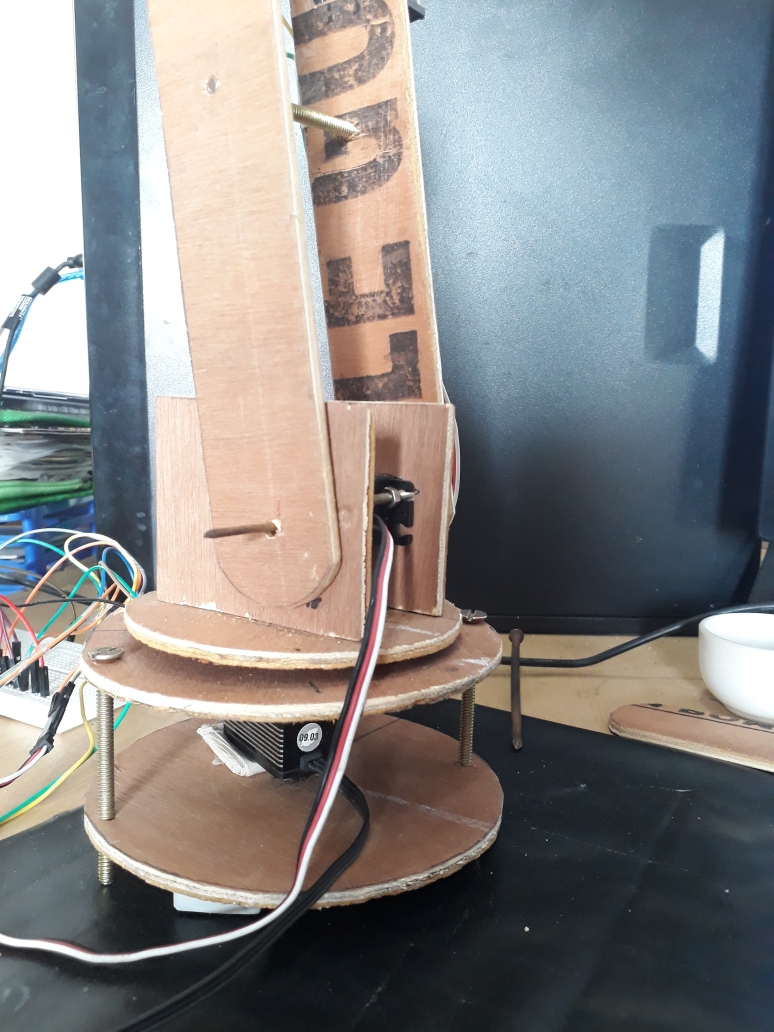
#> input picture Pictures/20180706_143313.jpg, 3096 x 4128 px, given in place of the camera (shown at 1/4 size)
$ python 'final contour centroid.py'   (Python 2 division)   (older library calls are emulated)
#> lines starting #> are read from the running program, lines starting #| are printed output that depends on the picture; after the words box and inside, x2 and y2 are one past the last pixel; in counts of white or black regions, pixels touching at a corner belong together
import numpy as np
import cv2
import serial
import time

ArduinoSerial = serial.Serial('com17',9600)
time.sleep(2)
cam = cv2.VideoCapture(0)

s,frame=cam.read()
#> frame is the input picture: shape (4128, 3096, 3); mean B, G, R 132.6, 132.9, 133.5
gray= cv2.cvtColor(frame,cv2.COLOR_BGR2GRAY)
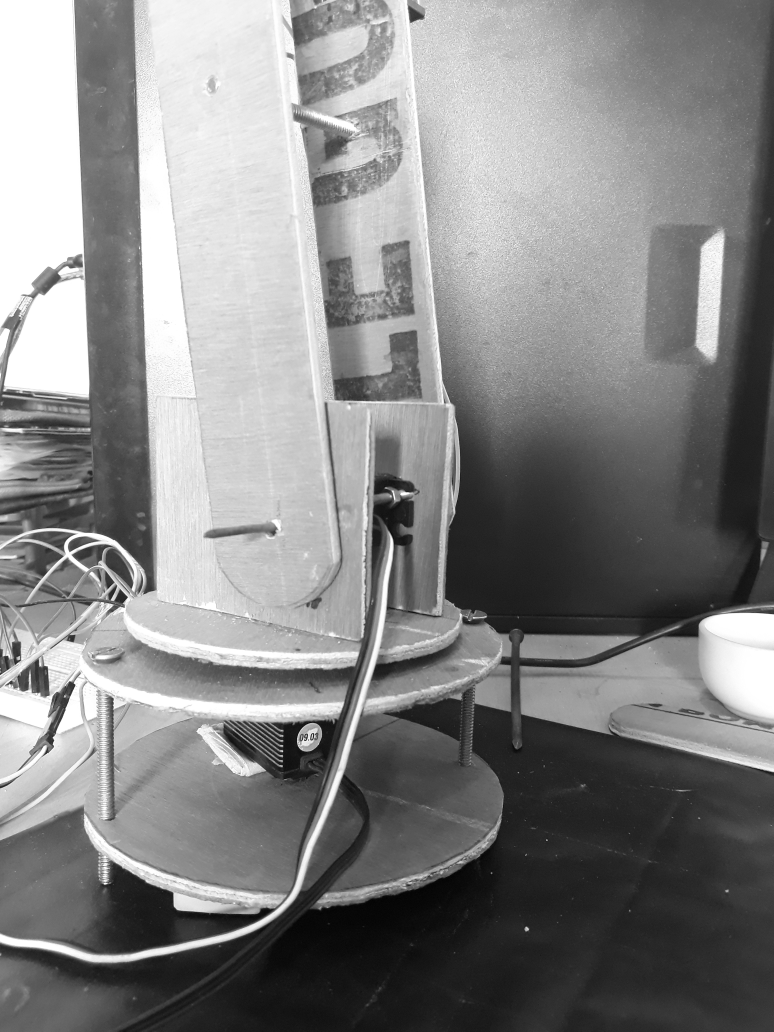
#> gray: shape (4128, 3096) (shown at 1/4 size); min 0, max 255, mean 133
blurred=cv2.GaussianBlur(gray,(5,5),0)
ret,thresh=cv2.threshold(blurred,120,255,0)
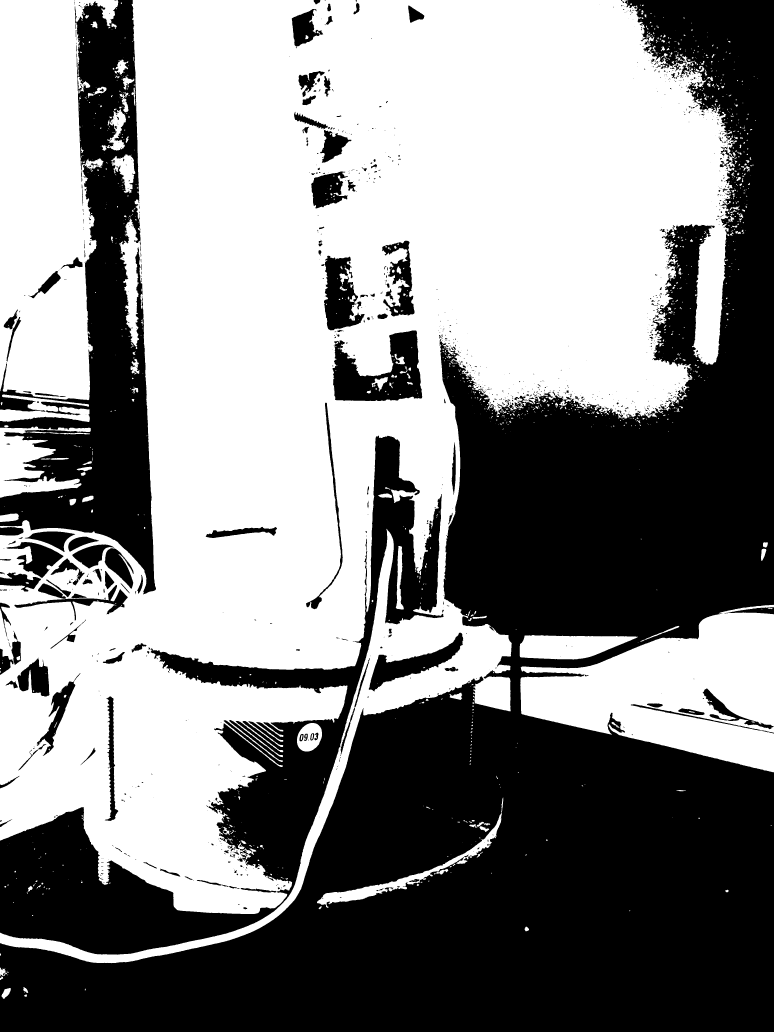
#> thresh: shape (4128, 3096) (shown at 1/4 size); 53.5% white; 1237 black regions (865 under 20 px)


_,contours,_= cv2.findContours(thresh,cv2.RETR_TREE,cv2.CHAIN_APPROX_SIMPLE)
#> contours = 2794 contours, 1975 with area under 20; largest, box (x1, y1, x2, y2) and area: (0, 0, 2948, 3853) 6020829, (0, 0, 473, 1601) 540138, (2081, 2419, 3096, 3089) 393854, (1329, 1321, 1690, 1605) 62305, (0, 1706, 363, 1991) 44484

#cnt = contours[0]
for c in contours:
    M=cv2.moments(c)
#> (the run stopped early here; a loop or call above may not have finished)

$ run again, on Pictures/20180706_143330.jpg
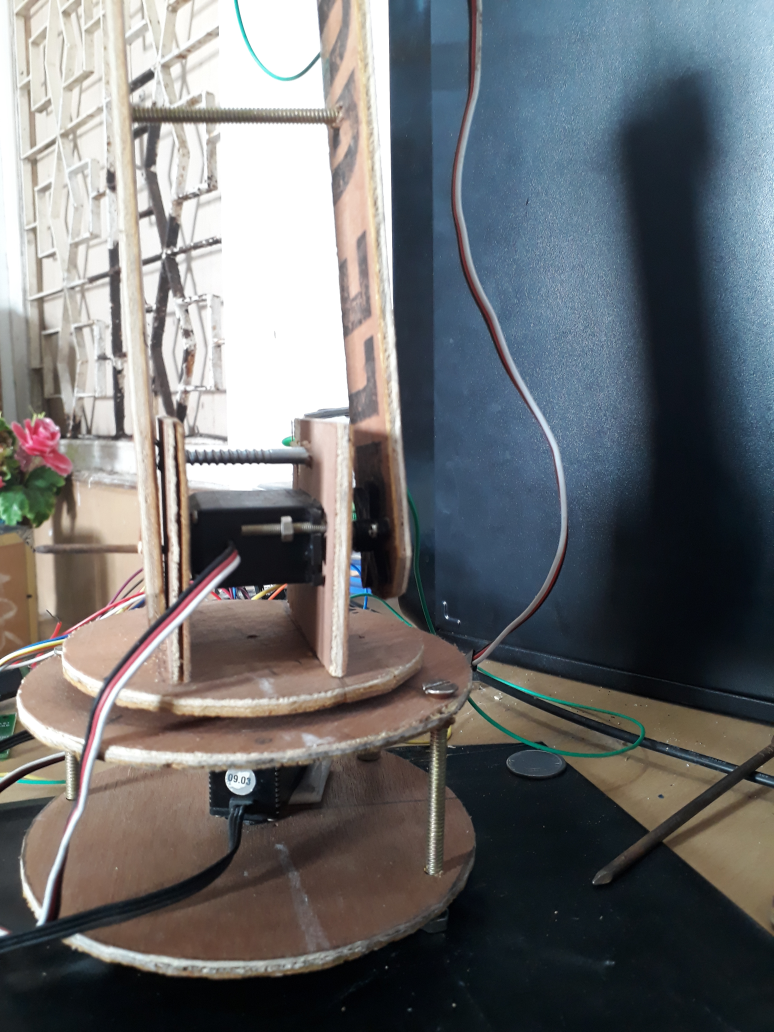
#> input picture Pictures/20180706_143330.jpg, 3096 x 4128 px, given in place of the camera (shown at 1/4 size)
#> frame is the input picture: shape (4128, 3096, 3); mean B, G, R 112.4, 110.6, 109
#> `gray= cv2.cvtColor(frame,cv2.COLOR_BGR2GRAY)`:
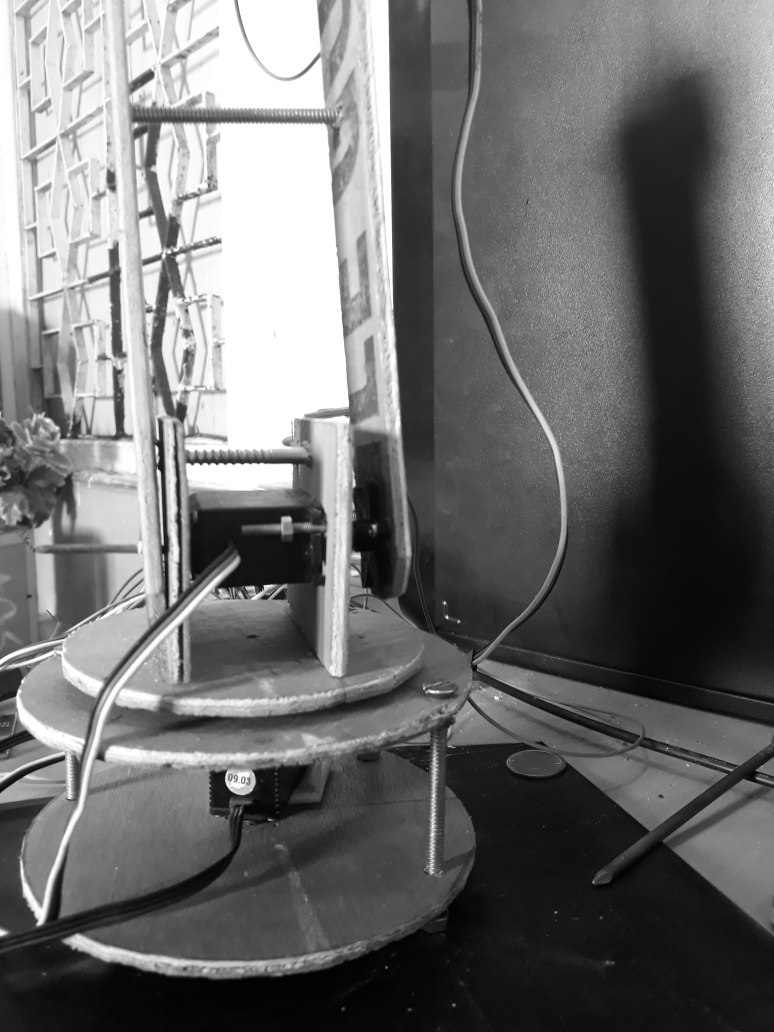
#> gray: shape (4128, 3096) (shown at 1/4 size); min 0, max 255, mean 110.4
#> `ret,thresh=cv2.threshold(blurred,120,255,0)`:
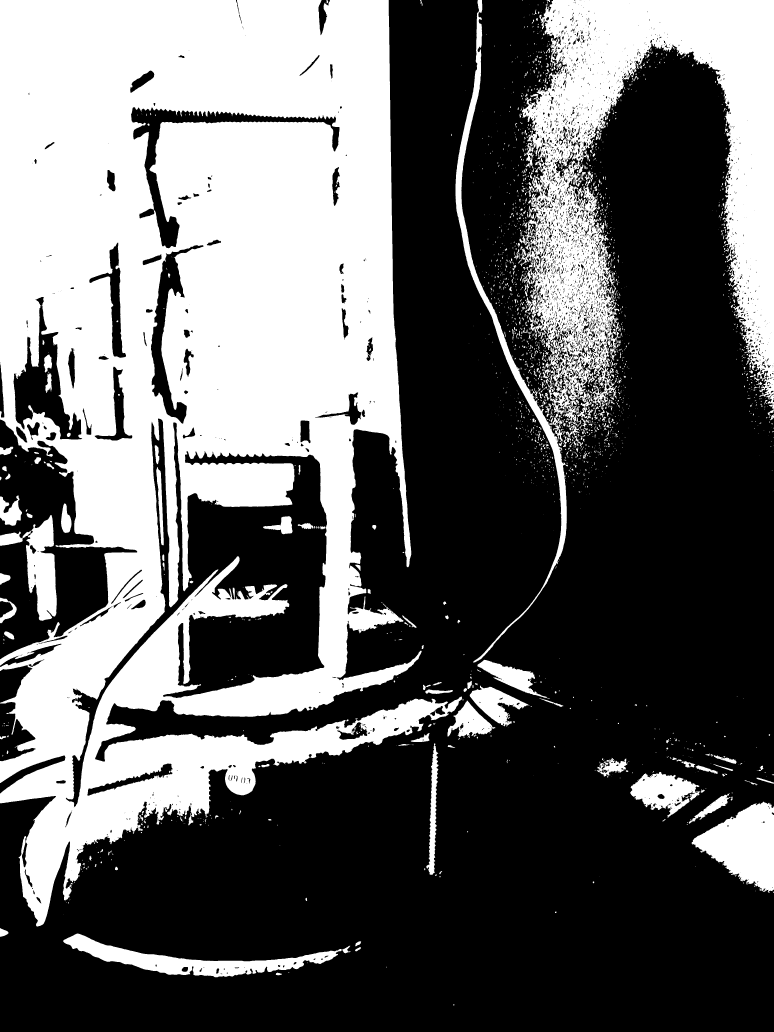
#> thresh: shape (4128, 3096) (shown at 1/4 size); 38.8% white; 2524 white regions (1712 under 20 px)
#> contours = 5621 contours, 3822 with area under 20; largest, box (x1, y1, x2, y2) and area: (0, 0, 1849, 3706) 4493303, (2077, 0, 3096, 1703) 772990, (262, 1673, 1309, 3230) 449433, (2766, 3207, 3096, 3572) 69014, (53, 1187, 330, 1759) 58934

$ run again, on Pictures/20180706_143429.jpg
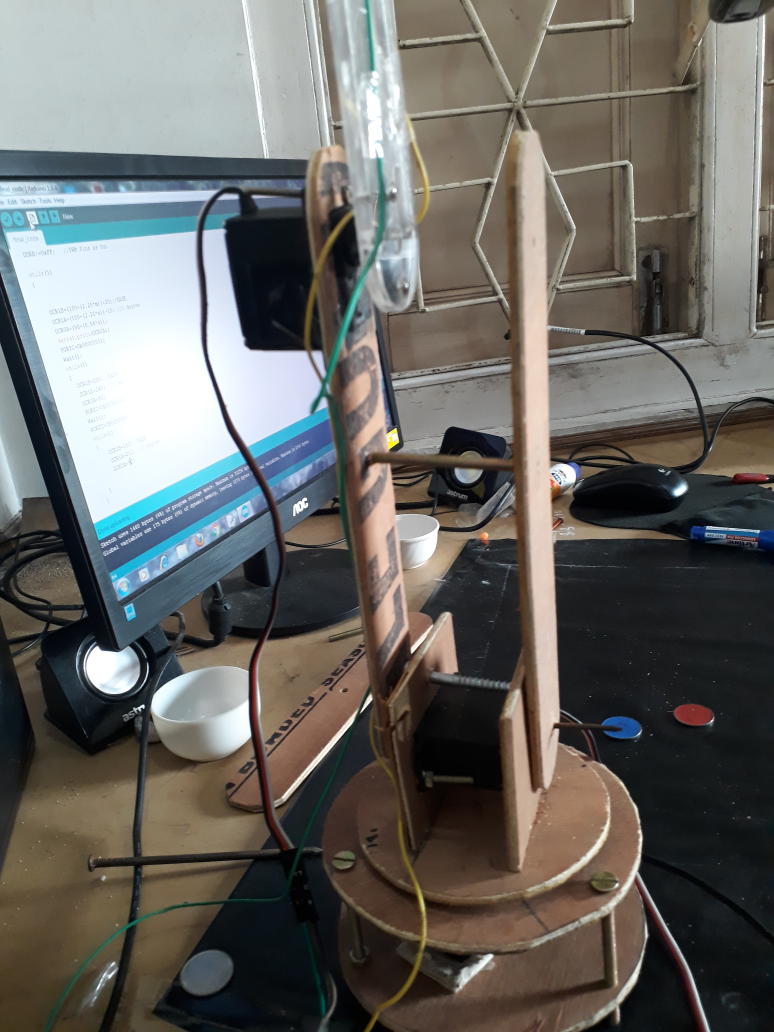
#> input picture Pictures/20180706_143429.jpg, 3096 x 4128 px, given in place of the camera (shown at 1/4 size)
#> frame is the input picture: shape (4128, 3096, 3); mean B, G, R 99.5, 103.4, 104.6
#> `gray= cv2.cvtColor(frame,cv2.COLOR_BGR2GRAY)`:
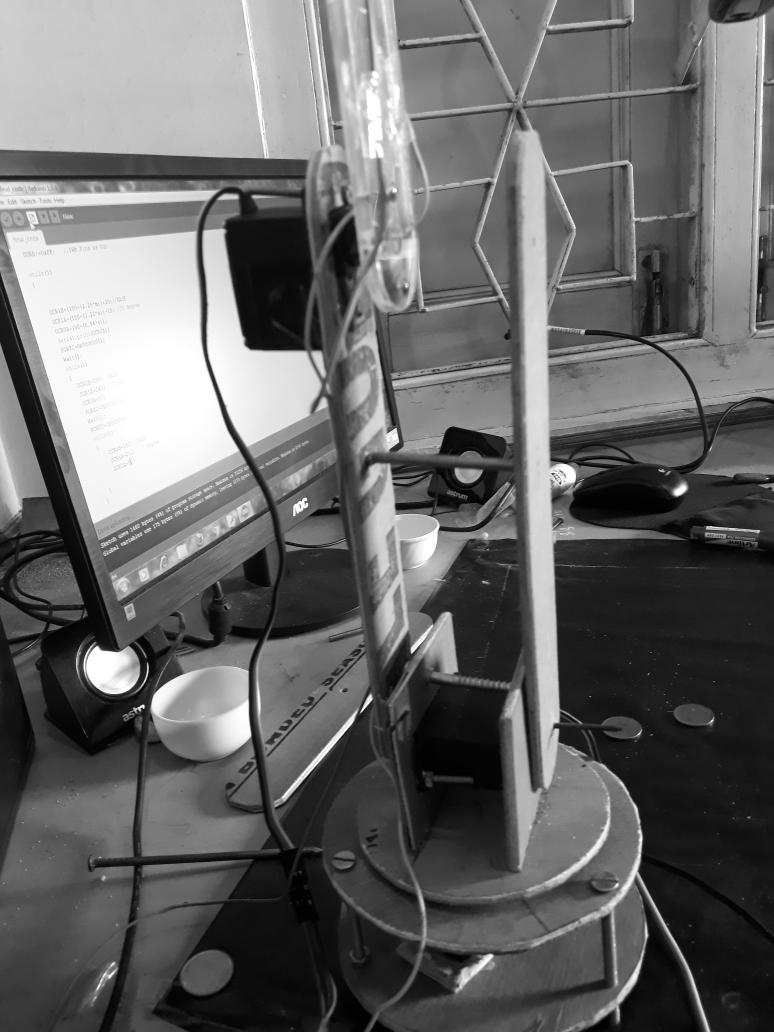
#> gray: shape (4128, 3096) (shown at 1/4 size); min 0, max 255, mean 103.3
#> `ret,thresh=cv2.threshold(blurred,120,255,0)`:
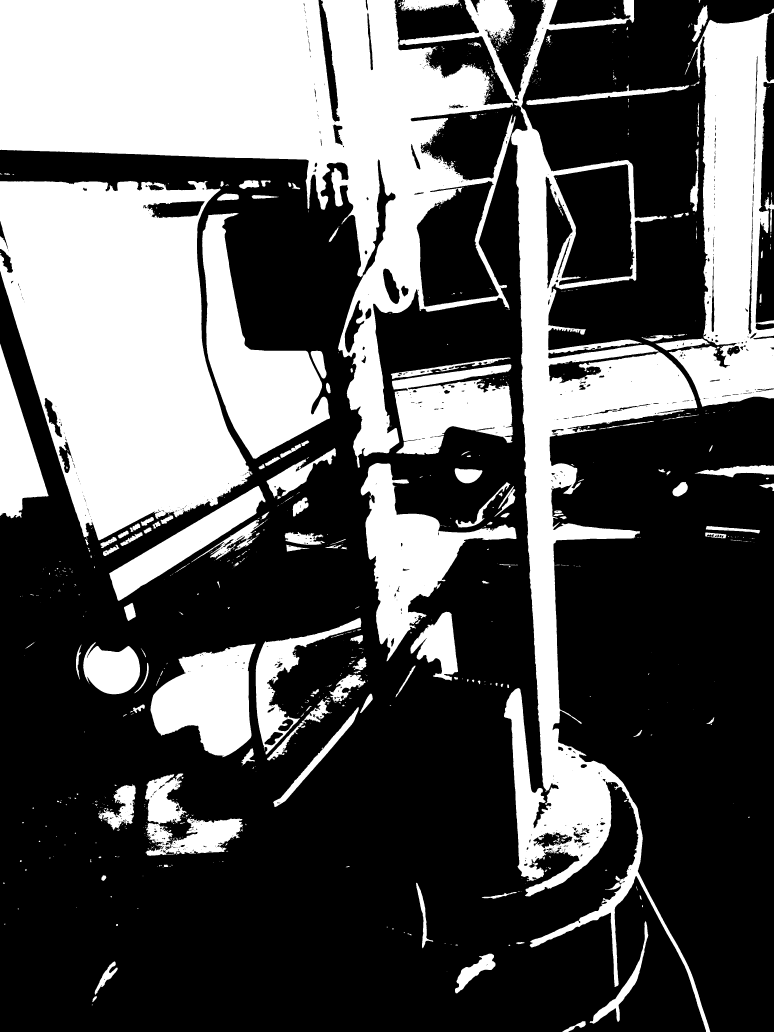
#> thresh: shape (4128, 3096) (shown at 1/4 size); 35.4% white; 999 white regions (684 under 20 px)
#> contours = 1930 contours, 1374 with area under 20; largest, box (x1, y1, x2, y2) and area: (0, 0, 2062, 1871) 1471005, (0, 724, 1010, 2161) 985272, (1597, 0, 2841, 4128) 872078, (2675, 34, 3096, 1627) 373459, (809, 852, 1320, 1835) 202670

$ run again, on Pictures/20180706_143704.jpg
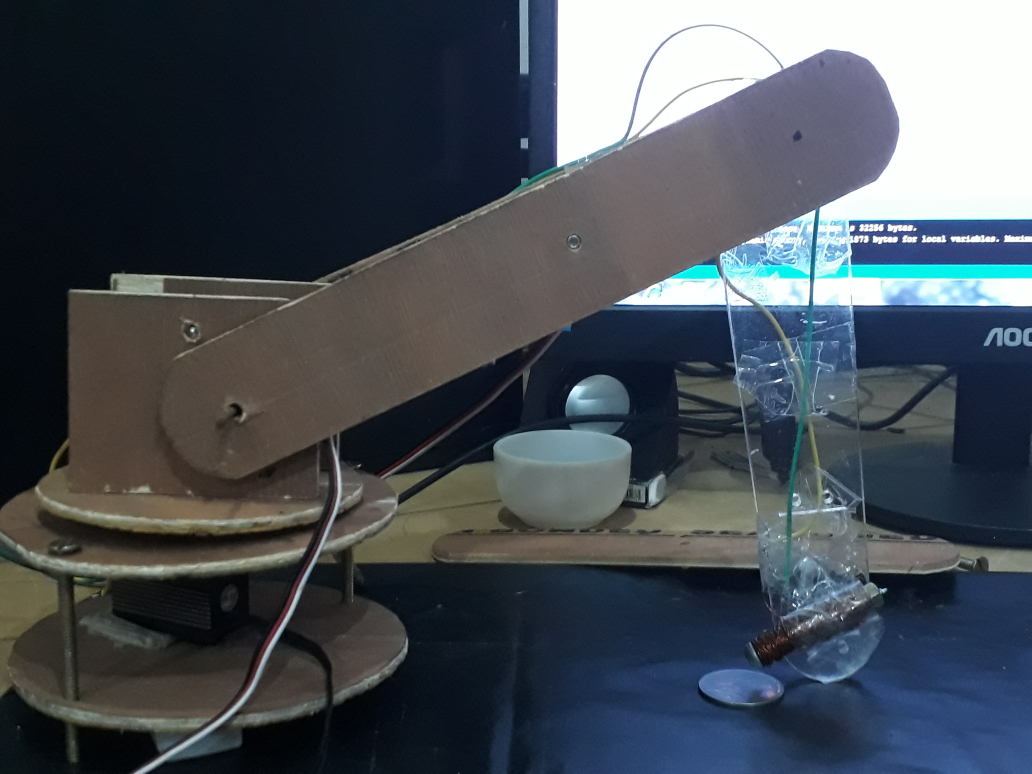
#> input picture Pictures/20180706_143704.jpg, 4128 x 3096 px, given in place of the camera (shown at 1/4 size)
#> frame is the input picture: shape (3096, 4128, 3); mean B, G, R 86.2, 78.5, 71.2
#> `gray= cv2.cvtColor(frame,cv2.COLOR_BGR2GRAY)`:
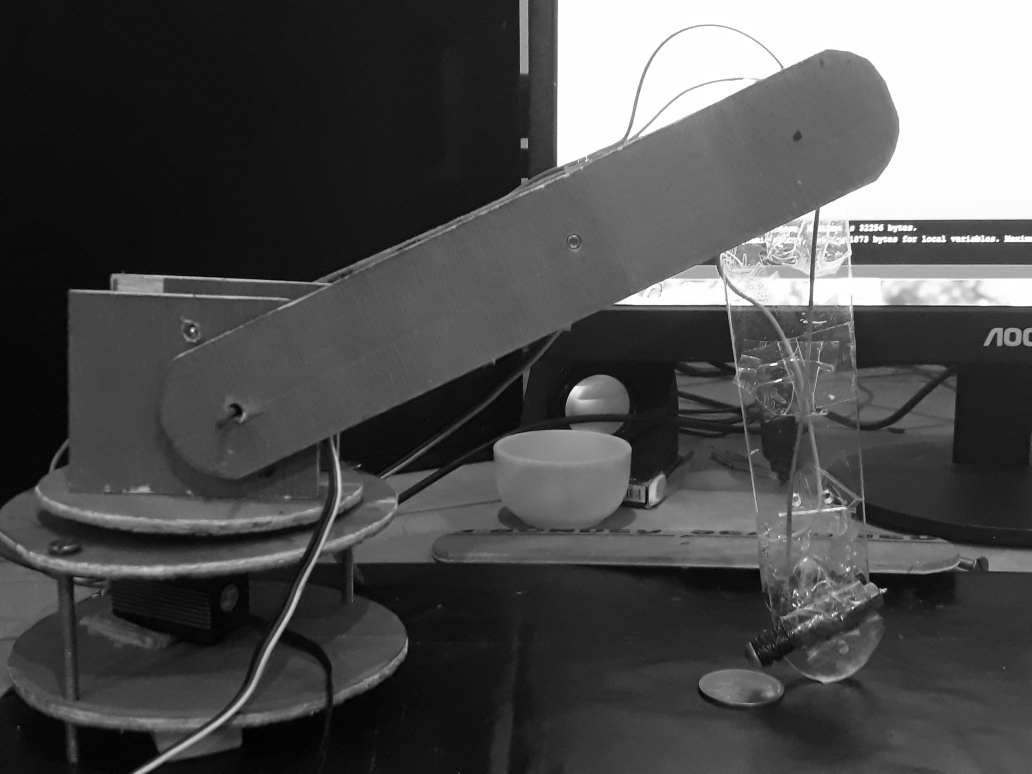
#> gray: shape (3096, 4128) (shown at 1/4 size); min 0, max 255, mean 77.2
#> `ret,thresh=cv2.threshold(blurred,120,255,0)`:
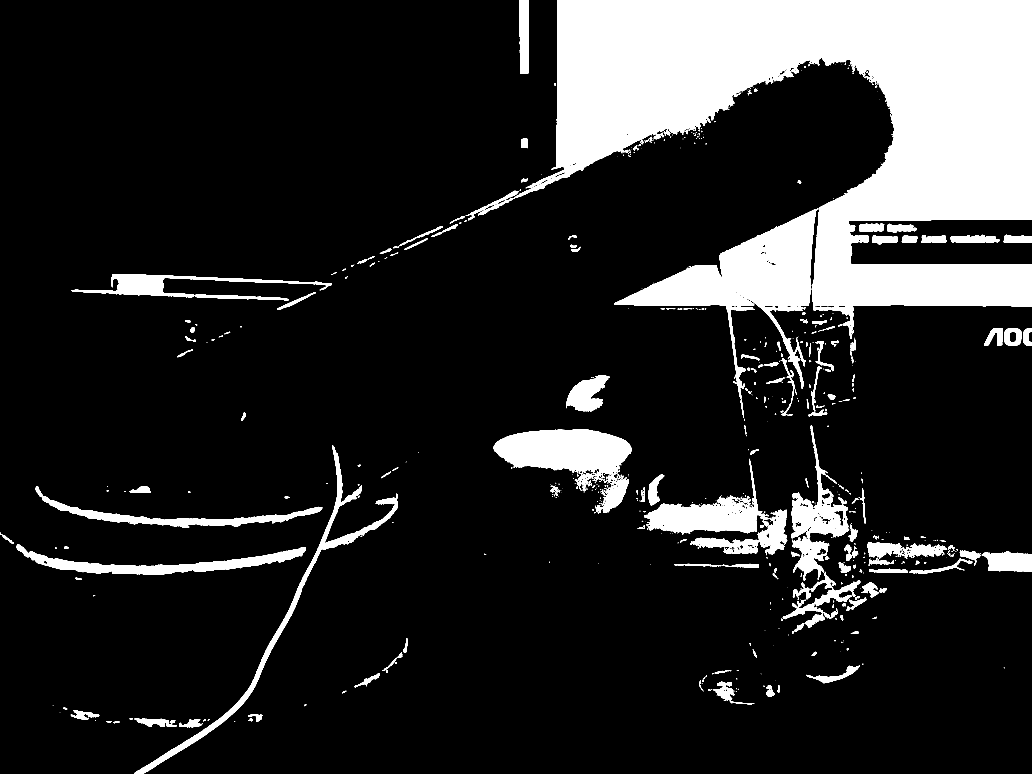
#> thresh: shape (3096, 4128) (shown at 1/4 size); 15.4% white; 719 white regions (401 under 20 px)
#> contours = 1081 contours, 697 with area under 20; largest, box (x1, y1, x2, y2) and area: (1869, 0, 4128, 1356) 1302867, (2456, 835, 3273, 1596) 162592, (1974, 1716, 2526, 1964) 74998, (2576, 1835, 3036, 2137) 45936, (3166, 1702, 3394, 2324) 43233
